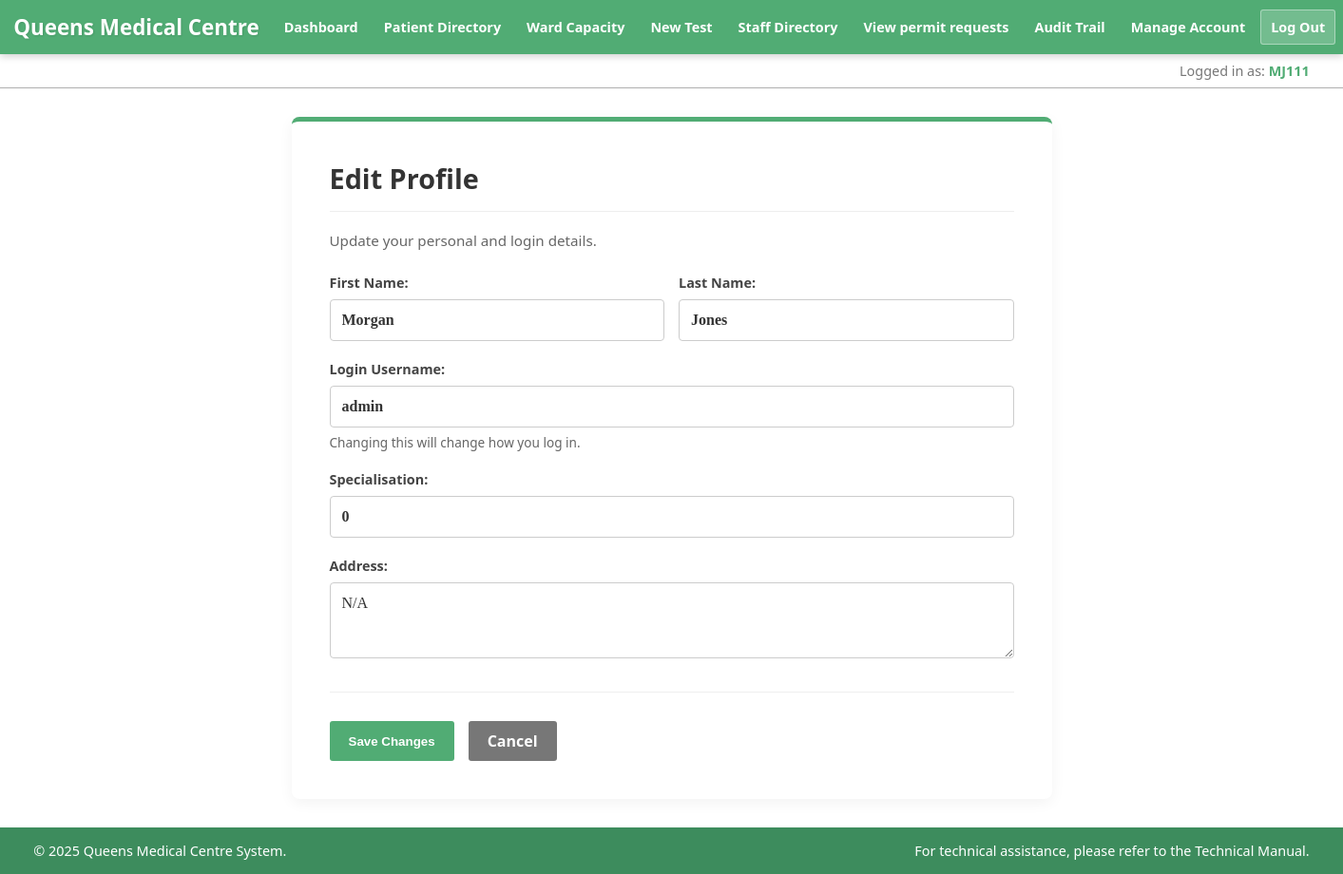
The page /html/cw/edit_profile.php (signed in) on the database its author committed.
### tables this page shows
CREATE TABLE `doctor` (
  `staffno` varchar(100) NOT NULL,
  `firstname` varchar(100) NOT NULL,
  `lastname` varchar(100) DEFAULT NULL,
  `Specialisation` varchar(100) DEFAULT NULL,
  `qualification` varchar(100) DEFAULT NULL,
  `pay` int(11) NOT NULL,
  `gender` int(11) DEFAULT NULL,
  `consultantstatus` int(11) NOT NULL,
  `address` varchar(100) DEFAULT NULL,
  `username` varchar(50) DEFAULT NULL
);

### html/cw/data_access/doctorDAO.php (called while the page is built, shortened)
<?php
class DoctorDAO
{
    public static function getStaffNoByUsername($conn, $username)
    {
        $stmt = $conn->prepare("SELECT staffno FROM doctor WHERE username = ?");
        $stmt->bind_param("s", $username);
        $stmt->execute();
        $result = $stmt->get_result()->fetch_assoc();
        return $result['staffno'] ?? ($result['staffNo'] ?? false);
    }
    public static function getDoctorProfile($conn, $staffNo)
    {
        $stmt = $conn->prepare("SELECT * FROM doctor WHERE staffno = ?");
        $stmt->bind_param("s", $staffNo);
        $stmt->execute();
        $result = $stmt->get_result()->fetch_assoc();
        return $result;
    }
}
?>

### html/cw/data_access/formatDisplayValue.php (called while the page is built)
<?php
function safeDisplay($data, $placeholder = 'N/A') {
    if ($data === null || trim($data) === '') {
        return $placeholder;
    }
    return htmlspecialchars($data);
}
?>

### html/cw/edit_profile.php (the view, shortened to what this page needs)
<?php
require 'includes/db_connection.php';
require_once 'data_access/DoctorDAO.php';
require_once 'data_access/formatDisplayValue.php';
$current_session_username = $_SESSION['username'];
$staffNo = DoctorDAO::getStaffNoByUsername($conn, $current_session_username);
$doctor_data = DoctorDAO::getDoctorProfile($conn, $staffNo);
$firstname      = $doctor_data['firstname'] ?? '';
$lastname       = $doctor_data['lastname'] ?? '';
$address        = $doctor_data['Address'] ?? '';
$specialisation = $doctor_data['Specialisation'] ?? '';
$username_val   = $doctor_data['username'] ?? $current_session_username;
require 'includes/header.php';
?>
<section class="task-form-area container">
    <h2>Edit Profile</h2>
    <p class="guide-text">Update your personal and login details.</p>
    <form method="POST" class="styled-form">
        <div class="form-row" style="display: flex; gap: 15px;">
            <div class="form-group" style="flex: 1;">
                <label for="firstname">First Name:</label>
                <input type="text" id="firstname" name="firstname"
                       value="<?= safeDisplay($firstname) ?>" required>
            </div>
            <div class="form-group" style="flex: 1;">
                <label for="lastname">Last Name:</label>
                <input type="text" id="lastname" name="lastname"
                       value="<?= safeDisplay($lastname) ?>" required>
            </div>
        </div>
        <div class="form-group">
            <label for="username">Login Username:</label>
            <input type="text" id="username" name="username"
                   value="<?= safeDisplay($username_val) ?>" required>
            <small style="color: #666;">Changing this will change how you log in.</small>
        </div>
        <div class="form-group">
            <label for="specialisation">Specialisation:</label>
            <input type="text" id="specialisation" name="specialisation"
                   value="<?= safeDisplay($specialisation) ?>">
        </div>
        <div class="form-group">
            <label for="address">Address:</label>
            <textarea id="address" name="address" rows="3"><?= safeDisplay($address) ?></textarea>
        </div>
        <div class="form-actions">
            <button type="submit" class="btn btn-primary">Save Changes</button>
            <a href="manage_account.php" class="btn btn-secondary">Cancel</a>
        </div>
    </form>
</section>
<?php require 'includes/footer.php'; ?>

### html/cw/includes/header.php (shortened to what this page needs)
<?php
require_once 'data_access/DoctorDAO.php';
$is_admin = ($_SESSION['is_admin'] ?? 0) == 1;
$username = htmlspecialchars($_SESSION['username'] ?? 'Guest');
$staffno = DoctorDAO::getStaffNoByUsername($conn, $username)
?>
<!DOCTYPE html>
<html lang="eng">
<head>
    <link rel="stylesheet" href="../css/style.css">
</head>
<body>
<header>
    <div class="header-container">
        <h1>Queens Medical Centre</h1>
        <nav>
            <ul>
                <li><a href="home.php">Dashboard</a></li>
                <li><a href="patient_lookup.php">Patient Directory</a></li>
                <li><a href="ward_capacity.php">Ward Capacity</a></li>
                <li><a href="add_new_test_type.php">New Test</a></li>
                <?php if ($is_admin): ?>
                    <li><a href="doctor.php">Staff Directory</a></li>
                <?php endif; ?>
                <?php if ($is_admin): ?>
                    <li><a href="admin_parking.php">View permit requests</a></li>
                    <li class="admin-link"><a href="audit_trail.php">Audit Trail</a></li>
                <?php endif; ?>
                <li><a href="manage_account.php">Manage Account</a></li>
                <li><a href="includes/logout.php" class="btn btn-logout">Log Out</a></li>
            </ul>
        </nav>
    </div>
</header>
<div class="user-info-bar">
    <div class="info-container">
        <span>Logged in as: <strong><?= $staffno ?></strong></span>
    </div>
</div>

### html/css/style.css (style rules this page uses)
* { -webkit-transition: all 0.3s ease; transition: all 0.3s ease; box-sizing: border-box; }
body { margin: 0; padding: 0; font-family: "Segoe UI", "Roboto", "Helvetica Neue", Arial, sans-serif; color: #555; background: linear-gradient(rgba(255,255,255,0.8), rgba(255,255,255,0.8)), url('../qmc.jpg'); background-size: cover; background-position: center; background-repeat: no-repeat; background-attachment: fixed; min-height: 100vh; display: flex; flex-direction: column; }
header { background: #51AC74; color: white; padding: 10px 0; box-shadow: 0px 2px 8px rgba(0,0,0,0.2); position: relative; z-index: 1000; }
.header-container { width: 98%; max-width: 1400px; margin: 0 auto; display: flex; justify-content: space-between; align-items: center; flex-wrap: nowrap; gap: 15px; }
header h1 { margin: 0; font-size: 1.4rem; text-shadow: 1px 1px 2px rgba(0,0,0,0.1); white-space: nowrap; flex-shrink: 0; }
nav ul { list-style: none; padding: 0; margin: 0; display: flex; align-items: center; flex-wrap: nowrap; gap: 5px; }
nav li { margin: 0; }
nav a { text-decoration: none; color: white; font-weight: bold; padding: 8px 10px; border-radius: 3px; border: 1px solid transparent; white-space: nowrap; display: inline-block; font-size: 0.9rem; }
.btn-logout { background: rgba(255, 255, 255, 0.2); border: 1px solid rgba(255, 255, 255, 0.4); }
.user-info-bar { background: rgba(255, 255, 255, 0.9); border-bottom: 1px solid #afafaf; padding: 8px 0; font-size: 0.9rem; color: #777; }
.user-info-bar .info-container { width: 95%; max-width: 1400px; margin: 0 auto; text-align: right; }
.user-info-bar strong { color: #51AC74; }
.container { width: 95%; max-width: 1200px; margin: 30px auto; background: rgba(255, 255, 255, 1); padding: 30px; border-radius: 3px; box-shadow: 0px 0px 8px #777; }
h2, h3, h4 { color: #777; border-bottom: 2px solid #51AC74; padding-bottom: 10px; display: inline-block; }
.btn-primary { display: inline-block; background: #51AC74; color: white; padding: 10px 20px; margin-top: 10px; text-decoration: none; border-radius: 3px; font-weight: bold; border: 0; cursor: pointer; }
.btn-secondary { display: inline-block; background: #777; color: white; padding: 10px 20px; margin-top: 10px; text-decoration: none; border-radius: 3px; font-weight: bold; }
input[type="text"], input[type="password"], input[type="date"], select { color: #777; font-weight: bold; padding: 10px; border: 1px solid #afafaf; border-radius: 3px; outline: none; font-family: "Calisto MT", serif; }
.task-form-area { background: #ffffff; padding: 40px; border-radius: 8px; box-shadow: 0 4px 15px rgba(0,0,0,0.05); max-width: 800px; margin: 30px auto; border-top: 5px solid #51AC74; }
.task-form-area h2 { margin-top: 0; color: #333; font-size: 1.8rem; border-bottom: 1px solid #eee; padding-bottom: 15px; margin-bottom: 20px; display: block; }
.guide-text { color: #666; margin-bottom: 25px; font-size: 0.95em; }
.form-group { margin-bottom: 20px; }
.form-group label { display: block; margin-bottom: 8px; font-weight: 600; color: #444; font-size: 0.9rem; }
.styled-form input[type="text"], .styled-form input[type="password"], .styled-form input[type="number"], .styled-form input[type="tel"], .styled-form input[type="date"], .styled-form select, .styled-form textarea { width: 100%; padding: 12px; border: 1px solid #ccc; border-radius: 4px; font-size: 1rem; color: #333; background-color: #fff; box-sizing: border-box; transition: border-color 0.3s ease, box-shadow 0.3s ease; font-family: "Calisto MT", serif; }
.form-row { display: grid; grid-template-columns: 1fr 1fr; gap: 20px; }
.form-group small { display: block; margin-top: 6px; color: #777; font-size: 0.85em; }
.form-actions { margin-top: 30px; padding-top: 20px; border-top: 1px solid #eee; display: flex; gap: 15px; justify-content: flex-start; }

### rows shown on the page
doctor: staffno "MJ111", firstname "Morgan", lastname "Jones", username "admin", specialisation "0"
